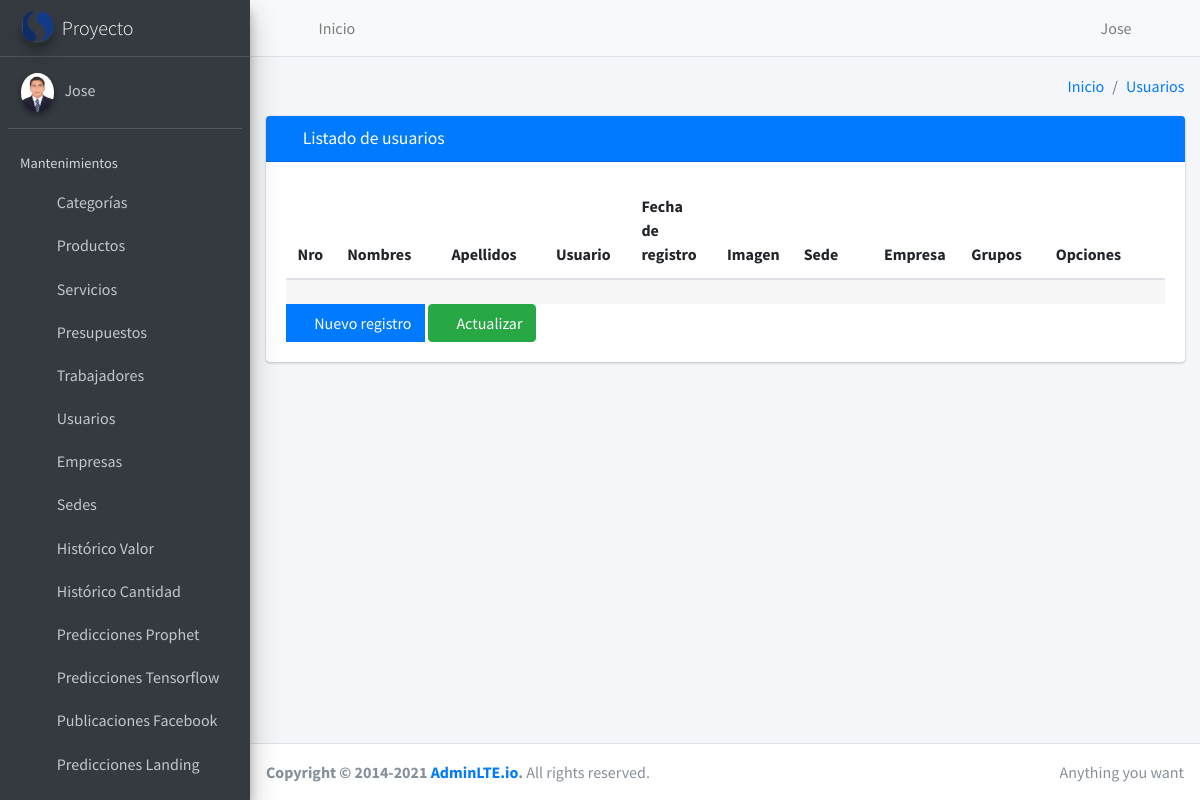
/user/list/ (signed in), run on the app's committed database.
### core/user/models.py (models this page shows, shortened)
class User(AbstractUser):
    email=models.EmailField(unique=True,verbose_name="Email")
    image = models.ImageField(upload_to='users/%Y/%m/',null=True, blank=True, verbose_name="Imagen")
    sede=models.ForeignKey(Sede,on_delete=models.PROTECT,null=True,blank=True)
    empresa=models.ForeignKey(Empresa,on_delete=models.PROTECT,null=True,blank=True)
    def get_image(self):
        if self.image:
            return f'/{MEDIA_URL}{self.image}' if not "WEBSITE_HOSTNAME" in os.environ else f'{STATIC_URL_AZURE}/{MEDIA_URL}{self.image}'
        return f'{STATIC_URL}media/img/empty.png' if not "WEBSITE_HOSTNAME" in os.environ else f'{STATIC_URL_AZURE}{STATIC_URL}media/img/empty.png'

### core/user/views.py (the view, shortened to what this page needs)
# urls.py: path('list/', UserListView.as_view(), name='user_list'),
class UserListView(LoginRequiredMixin,ValidatePermissionRequiredMixin,ListView):
    permission_required='user.view_user'
    model=User
    template_name='user/list.html'
    url_redirect=reverse_lazy("crm:dashboard")
    def get_context_data(self, **kwargs):
        context=super().get_context_data(**kwargs)
        context['title']='Listado de usuarios'
        context['create_url']=reverse_lazy('user:user_create')
        context['list_url']=reverse_lazy('user:user_list')
        context['entity']='Usuarios'
        return context

### core/crm/mixins.py (called while the page is built)
    def get_perms(self):
        if isinstance(self.permission_required, str):
            perms= (self.permission_required,)
        else:
            perms= self.permission_required
        return perms

    def dispatch(self, request, *args, **kwargs):
        if request.user.has_perms(self.get_perms()):
            return super().dispatch(request, *args, **kwargs)
        messages.error(request, 'No tiene permiso para ingresar a este modulo')
        return HttpResponseRedirect(self.get_url_redirect())

### core/user/templates/user/list.html (shortened to what this page needs)
{% extends 'list.html' %}
{% load static %}
{% block columnas %}
<tr>
    <th scope="col" style="width: 5%;">Nro</th>
    <th scope="col" style="width: 12.5%;">Nombres</th>
    <th scope="col" style="width: 12.5%;">Apellidos</th>
    <th scope="col" style="width: 10%;">Usuario</th>
    <th scope="col" style="width: 10%;">Fecha de registro</th>
    <th scope="col" style="width: 5%;">Imagen</th>
    <th scope="col" style="width: 10%;">Sede</th>
    <th scope="col" style="width: 10%;">Empresa</th>
    <th scope="col" style="width: 10%;">Grupos</th>
    <th scope="col" style="width: 15%;">Opciones</th>
  </tr>
{% endblock %}

### templates/vtc/header.html
<nav class="main-header navbar navbar-expand navbar-light">
    <ul class="navbar-nav">
        <li class="nav-item">
            <a class="nav-link" id="btn-collapse" data-widget="pushmenu-old" href="#" role="button"><i class="fas fa-bars"></i></a>
        </li>
        <li class="nav-item d-none d-sm-inline-block">
            <a href="/crm/dashboard/" class="nav-link">Inicio</a>
        </li>
    </ul>
    <ul class="navbar-nav ml-auto">
        <li class="nav-item">
            <a class="nav-link" href="#">
                <i class="fas fa-user"></i> {{request.user.username|title}}
            </a>
        </li>
        <li class="nav-item">
            <a class="nav-link" href="{% url 'logout' %}">
                <i class="fas fa-power-off" aria-hidden="true"></i>
            </a>
        </li>
    </ul>
</nav>

### templates/vtc/sidebar.html
{% load static %}
<aside class="main-sidebar sidebar-dark-gray elevation-4">
    <a href="{% url "crm:dashboard" %}" class="brand-link">
        <img src="{% static 'media/img/logo.png' %}"
             alt="Logo"
             class="brand-image img-circle elevation-3"
             style="opacity: .8">
        <span class="brand-text font-weight-light">Proyecto</span>
    </a>
    <div class="sidebar">
        <div class="user-panel mt-3 pb-3 mb-3 d-flex">
            <div class="image">
                <img src="{{user.get_image}}" class="img-circle elevation-2" alt="User Image">
            </div>
            <div class="info">
                <a href="#" class="d-block"> {% if user.is_authenticated %}
                  {{request.user.username|title}}
                  {% else %}
                  Sin iniciar sesión
                  {% endif %}
                  </a>
            </div>
        </div>
        <nav class="mt-2">
            <ul class="nav nav-pills nav-sidebar flex-column" data-widget="treeview" role="menu" data-accordion="false">
                <li class="nav-header">Mantenimientos</li>
                <li class="nav-item">
                    <a href="{% url 'crm:categoria_list' %}" class="nav-link">
                        <i class="nav-icon fas fa-truck-loading"></i>
                        <p>
                            Categorías
                        </p>
                    </a>
                </li>
                <li class="nav-item">
                    <a href="{% url "crm:producto_list" %}" class="nav-link">
                        <i class="nav-icon fas fa-boxes"></i>
                        <p>
                            Productos
                        </p>
                    </a>
                </li>
                <li class="nav-item">
                    <a href="{% url "crm:servicio_list" %}" class="nav-link">
                        <i class="nav-icon fas fa-truck-loading"></i>
                        <p>
                            Servicios
                        </p>
                    </a>
                </li>
                <li class="nav-item">
                    <a href="{% url "crm:presupuesto_list" %}" class="nav-link">
                        <i class="nav-icon fas fa-dollar-sign"></i>
                        <p>
                            Presupuestos
                        </p>
                    </a>
                </li>
                <li class="nav-item">
                    <a href="{% url "crm:trabajador_list" %}" class="nav-link">
                        <i class="nav-icon fas fa-users"></i>
                        <p>
                            Trabajadores
                        </p>
                    </a>
                </li>
                <li class="nav-item">
                    <a href="{% url "user:user_list" %}" class="nav-link">
                        <i class="nav-icon fas fa-user"></i>
                        <p>
                            Usuarios
                        </p>
                    </a>
                </li>
                <li class="nav-item">
                    <a href="{% url "crm:empresa_list" %}" class="nav-link">
                        <i class="nav-icon fas fa-building"></i>
                        <p>
                            Empresas
                        </p>
                    </a>
                </li>
                <li class="nav-item">
                    <a href="{% url "crm:sede_list" %}" class="nav-link">
                        <i class="nav-icon fas fa-home"></i>
                        <p>
                            Sedes
                        </p>
                    </a>
                </li>
                <li class="nav-item">
                    <a href="{% url "predictions:prediction_value" %}" class="nav-link">
                        <i class="nav-icon fas fa-history"></i>
                        <p>
                            Histórico Valor
                        </p>
                    </a>
                </li>
                <li class="nav-item">
                    <a href="{% url "predictions:prediction_quantity" %}" class="nav-link">
                        <i class="nav-icon fas fa-camera"></i>
                        <p>
                            Histórico Cantidad
                        </p>
                    </a>
                </li>
                <li class="nav-item">
                    <a href="{% url "predictions:predictions_view" %}" class="nav-link">
                        <i class="nav-icon fas fa-magic"></i>
                        <p>
                            Predicciones Prophet
                        </p>
                    </a>
                </li>
                <li class="nav-item">
                    <a href="{% url "predictions:predictions_view_thirty" %}" class="nav-link">
                        <i class="nav-icon fas fa-list"></i>
                        <p>
                            Predicciones Tensorflow
                        </p>
                    </a>
                </li>
                <li class="nav-item">
                    <a href="{% url "predictions:prediction_publication_facebook" %}" class="nav-link">
                        <i class="nav-icon fas fa-bell"></i>
                        <p>
                            Publicaciones Facebook
                        </p>
                    </a>
                </li>
                <li class="nav-item">
                    <a href="{% url "predictions:predictions_landing" %}" class="nav-link">
                        <i class="nav-icon fas fa-star"></i>
                        <p>
                            Predicciones Landing
                        </p>
                    </a>
                </li>
            </ul>
        </nav>
    </div>
</aside>

### data on the page
User: user.username "Jose", get_image (picture)

### other printed values
{{ entity }} "Usuarios"
{{ title }} "Listado de usuarios"
